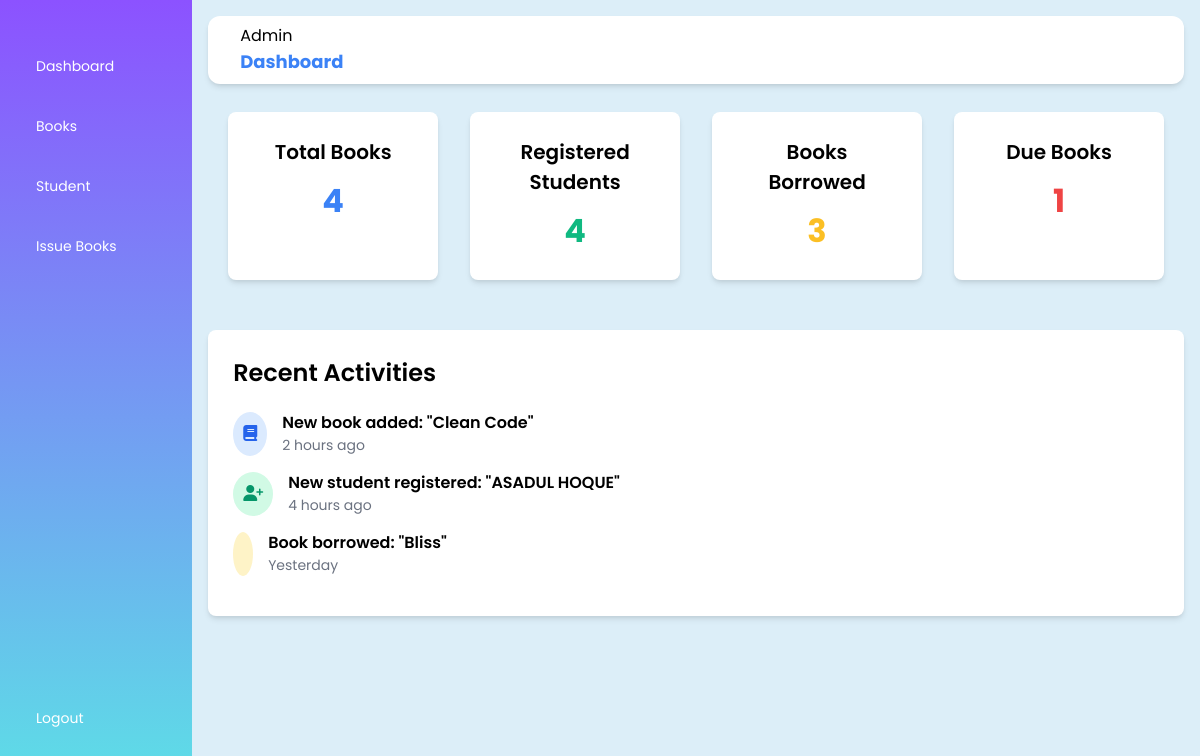
/admin/dashboard.php (signed in), run on the app's committed database.
### tables this page shows
CREATE TABLE `books` (
  `id` int(11) NOT NULL,
  `title` varchar(255) NOT NULL,
  `author` varchar(255) NOT NULL,
  `genre` varchar(100) DEFAULT NULL,
  `total_copies` int(11) NOT NULL
);

CREATE TABLE `student` (
  `first_name` varchar(50) NOT NULL,
  `email` varchar(100) DEFAULT NULL,
  `student_id` int(11) DEFAULT NULL,
  `phone_number` varchar(15) DEFAULT NULL,
  `class_roll` varchar(200) DEFAULT NULL,
  `id` int(11) NOT NULL
);

CREATE TABLE `issued_books` (
  `id` int(11) NOT NULL,
  `student_id` varchar(50) NOT NULL,
  `student_name` varchar(100) NOT NULL,
  `book_name` varchar(100) NOT NULL,
  `book_id` varchar(50) NOT NULL,
  `issued_date` date NOT NULL,
  `return_date` date DEFAULT NULL
);

### admin/dashboard.php (the view, shortened to what this page needs)
<?php
include('../connect.php');
?>
<!DOCTYPE html>
<html lang="en">
<head>
    <link rel="stylesheet" href="style.css">
    <link rel="stylesheet" href="https://cdnjs.cloudflare.com/ajax/libs/font-awesome/6.6.0/css/all.min.css">
    <link rel="stylesheet" href="https://site-assets.fontawesome.com/releases/v6.6.0/css/sharp-duotone-solid.css">
</head>
<body>
    <?php include('layout.php');?>
    <div class="grid-container">
    <div class="info-card">
        <h2>Total Books</h2>
        <p class="number blue"><?php $query = "SELECT COUNT(*) AS total FROM books";
$result = mysqli_query($conn, $query);
if ($result) {
    $row = mysqli_fetch_assoc($result);
    echo $row['total'];
}?></p>
    </div>
    <div class="info-card">
        <h2>Registered Students</h2>
        <p class="number green"><?php $query = "SELECT COUNT(*) AS total FROM student";
$result = mysqli_query($conn, $query);
if ($result) {
    $row = mysqli_fetch_assoc($result);
    echo $row['total'];
}?></p>
    </div>
    <div class="info-card">
        <h2>Books Borrowed</h2>
        <p class="number yellow"><?php $query = "SELECT COUNT(*) AS total FROM issued_books";
$result = mysqli_query($conn, $query);
if ($result) {
    $row = mysqli_fetch_assoc($result);
    echo $row['total'];
}?></p>
    </div>
    <div class="info-card">
        <h2>Due Books</h2>
        <p class="number red"><?php $query = "SELECT COUNT(*) AS total FROM issued_books WHERE return_date is NULL";
        $result = mysqli_query($conn, $query);
        if ($result) {
            $row = mysqli_fetch_assoc($result);
            echo $row['total'];} ?></p>
    </div>
</div>
<div class="activities">
    <h2>Recent Activities</h2>
    <ul class="activity-list">
        <li class="activity-item">
            <div class="icon blue-bg">
            <i class="fa-sharp-duotone fa-solid fa-book"></i>
            </div>
            <div>
                <p class="activity-title">New book added: "<?php
                $sql = "SELECT title FROM books  ORDER BY id DESC LIMIT 1";
                $result = $conn->query($sql);
                if ($result->num_rows > 0) {
                    while($row = $result->fetch_assoc()) {
                        echo   $row['title'] ;
                    }
                }
                ?>"</p>
                <p class="activity-time">2 hours ago</p>
            </div>
        </li>
        <li class="activity-item">
            <div class="icon green-bg">
                <i class="fas fa-user-plus"></i>
            </div>
            <div>
                <p class="activity-title">New student registered: "<?php
                $sql = "SELECT first_name FROM student  ORDER BY id DESC LIMIT 1";
                $result = $conn->query($sql);
                if ($result->num_rows > 0) {
                    while($row = $result->fetch_assoc()) {
                        echo   $row['first_name'] ;
                    }
                }
                ?>"</p>
                <p class="activity-time">4 hours ago</p>
            </div>
        </li>
        <li class="activity-item">
            <div class="icon yellow-bg">
            </div>
            <div>
                <p class="activity-title">Book borrowed: "<?php
                $sql = "SELECT book_name FROM issued_books  ORDER BY id DESC LIMIT 1";
                $result = $conn->query($sql);
                if ($result->num_rows > 0) {
                    while($row = $result->fetch_assoc()) {
                        echo   $row['book_name'] ;
                    }
                }
                ?>"</p>
                <p class="activity-time">Yesterday</p>
            </div>
        </li>
    </ul>
</div>
  </div>
</body>
</html>

### admin/style.css (style rules this page uses)
body { font-family: Arial, Helvetica, sans-serif; }

### admin/dashboard.php (style rules this page uses)
.grid-container { display: grid; grid-template-columns: repeat(1, 1fr); gap: 2rem; margin-bottom: 30px; padding: 20px; }
@media (min-width: 768px) { .grid-container { grid-template-columns: repeat(2, 1fr); } }
@media (min-width: 1024px) { .grid-container { grid-template-columns: repeat(4, 1fr); } }
.info-card { background-color: white; border-radius: 8px; box-shadow: 0 4px 6px -1px rgba(0, 0, 0, 0.1), 0 2px 4px -1px rgba(0, 0, 0, 0.06); padding: 25px; text-align: center; }
.info-card h2 { font-size: 1.25rem; font-weight: 600; margin-bottom: 10px; }
.number { font-size: 2rem; font-weight: bold; }
.blue { color: #3b82f6; }
.green { color: #10b981; }
.yellow { color: #fbbf24; }
.red { color: #ef4444; }
.activities { background-color: white; border-radius: 8px; box-shadow: 0 4px 6px -1px rgba(0, 0, 0, 0.1), 0 2px 4px -1px rgba(0, 0, 0, 0.06); padding: 25px; }
.activities h2 { font-size: 1.5rem; font-weight: 600; margin-bottom: 20px; }
.activity-list { list-style: none; padding: 0; }
.activity-item { display: flex; align-items: center; gap: 15px; margin-bottom: 15px; }
.icon { padding: 10px; border-radius: 50%; }
.blue-bg { background-color: #dbeafe; color: #2563eb; }
.green-bg { background-color: #d1fae5; color: #059669; }
.yellow-bg { background-color: #fef3c7; color: #ca8a04; }
.activity-title { font-weight: 600; }
.activity-time { font-size: 0.875rem; color: #6b7280; }

### data on the page
books: title "Clean Code"
student: first_name "ASADUL HOQUE"
issued_books: book_name "Bliss"

### other printed values
$row['total'] "4"
$row['total'] "3"
$row['total'] "1"
